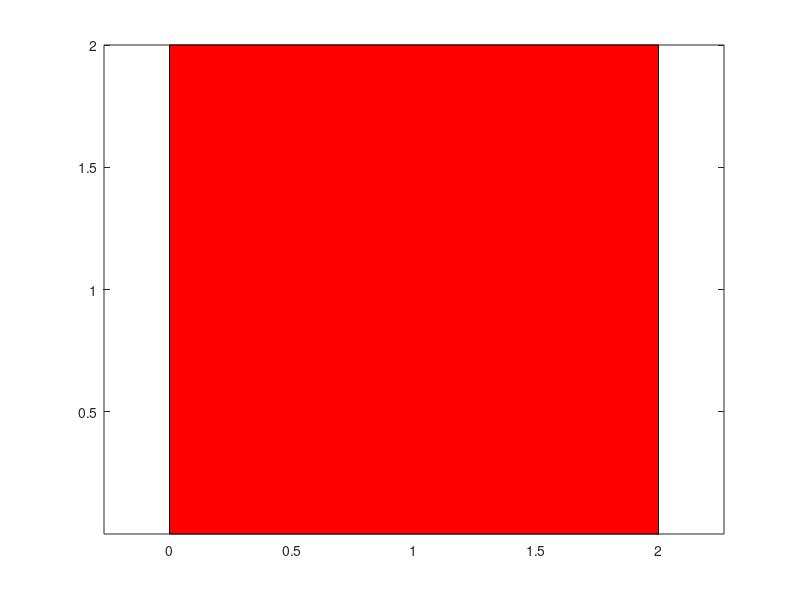

This figure's MATLAB source:

%% CROSS SECTION SHAPE
clear; clc;
shapes = {'Rectangle', 'T', 'I', 'L', 'Gamma', 'Pi', 'Cross', 'Inscribed polygon','Custom'};
[shape,SelectionResult] = listdlg('PromptString','Select a shape','SelectionMode','single','ListString',shapes);
d1 = 0.05;
barDiameter = 20;
B = 2; H = 0.8; S = 0.2;
sides = 3;
switch shape
    case 1
    points = [0,0 ; B,0; B,B; 0,B];
    case 2
    points = [(B - S)/2, 0; (B + S)/2, 0; (B + S)/2, H - S; B, H - S; B, H; 0, H; 0, H - S; (B - S)/2, H - S];
    case 3
    points = [0 , 0 ; B , 0 ; B , S ; (B + S)/2, S ; (B + S)/2, H - S ; B , H - S ; B , H ; 0 , H ; 0, H - S ; (B - S)/2, H - S ; (B - S)/2, S ; 0, S];
    case 4
    points = [0, 0 ; B, 0 ; B, S ; S, S ; S, H ; 0, H];
    case 5
    points = [0, 0 ; S, 0 ; S, H - S ; B, H - S ; B, H ; 0, H];
    case 6
    points = [0, 0 ; S, 0 ; S, H - S ; B - S, H - S ; B - S, 0 ; B, 0 ; B, H ; 0, H];
    case 7
    points = [(B - S)/2, 0 ; (B + S)/2, 0 ; (B + S)/2, (H - S)/2 ; B, (H - S)/2 ; B, (H + S)/  2 ; (B + S)/2, (H + S)/2 ; (B + S)/2, H ; (B - S)/2,  H ; (B - S)/2, (H + S)/2 ; 0, (H + S)/2 ; 0, (H - S)/ 2 ; (B - S)/2, (H - S)/2];
    case 8
    if mod(sides,2) == 0
        if mod(sides/2,2) == 0
            t = (1/(2*sides):1/sides:1)'*2*pi;
        else
            t = (0:1/sides:1-1/sides)'*2*pi;
        end
    else
            t = (pi/2:2*pi/sides:2*pi+pi/2-2*pi/sides)';
    end
    points = B*[cos(t), sin(t)];
    case 9
    points = [];
end

fill(points(:,1),points(:,2),'r')
axis equal
%% 
